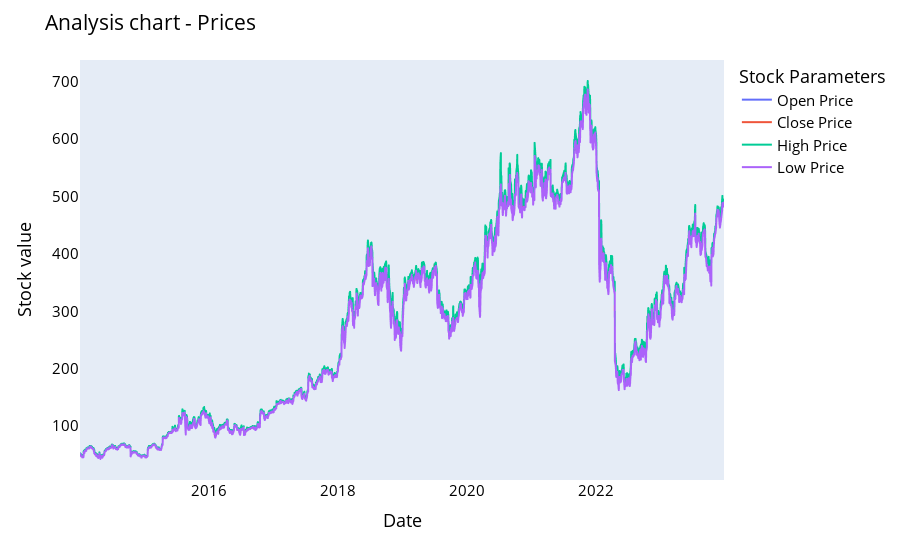

The notebook cell this image was saved under:
### Code cell
num_cols=['Open Price','Close Price','High Price','Low Price']
plotCyc(num_cols,'Prices')

### Figure 1 — Plotly figure (JSON) as saved in the notebook; plotly's stock layout.template omitted (floating-point values rounded to 4 significant figures; data arrays with more than 128 entries replaced by an {"elided": "..."} marker saying what was removed)
{"data": [{"hovertemplate": "variable=open<br>Date=%{x}<br>Stock value=%{y}<extra></extra>", "legendgroup": "open", "line": {"color": "#636efa", "dash": "solid"}, "marker": {"symbol": "circle"}, "mode": "lines", "name": "Open Price", "showlegend": true, "type": "scattergl", "x": {"elided": "2516 str values"}, "xaxis": "x", "y": {"elided": "2516 float values"}, "yaxis": "y"}, {"hovertemplate": "variable=close<br>Date=%{x}<br>Stock value=%{y}<extra></extra>", "legendgroup": "close", "line": {"color": "#EF553B", "dash": "solid"}, "marker": {"symbol": "circle"}, "mode": "lines", "name": "Close Price", "showlegend": true, "type": "scattergl", "x": {"elided": "2516 str values"}, "xaxis": "x", "y": {"elided": "2516 float values"}, "yaxis": "y"}, {"hovertemplate": "variable=high<br>Date=%{x}<br>Stock value=%{y}<extra></extra>", "legendgroup": "high", "line": {"color": "#00cc96", "dash": "solid"}, "marker": {"symbol": "circle"}, "mode": "lines", "name": "High Price", "showlegend": true, "type": "scattergl", "x": {"elided": "2516 str values"}, "xaxis": "x", "y": {"elided": "2516 float values"}, "yaxis": "y"}, {"hovertemplate": "variable=low<br>Date=%{x}<br>Stock value=%{y}<extra></extra>", "legendgroup": "low", "line": {"color": "#ab63fa", "dash": "solid"}, "marker": {"symbol": "circle"}, "mode": "lines", "name": "Low Price", "showlegend": true, "type": "scattergl", "x": {"elided": "2516 str values"}, "xaxis": "x", "y": {"elided": "2516 float values"}, "yaxis": "y"}], "layout": {"font": {"color": "black", "size": 15}, "legend": {"title": {"text": "Stock Parameters"}, "tracegroupgap": 0}, "margin": {"t": 60}, "title": {"text": "Analysis chart - Prices"}, "xaxis": {"anchor": "y", "domain": [0, 1], "showgrid": false, "title": {"text": "Date"}}, "yaxis": {"anchor": "x", "domain": [0, 1], "showgrid": false, "title": {"text": "Stock value"}}}}
